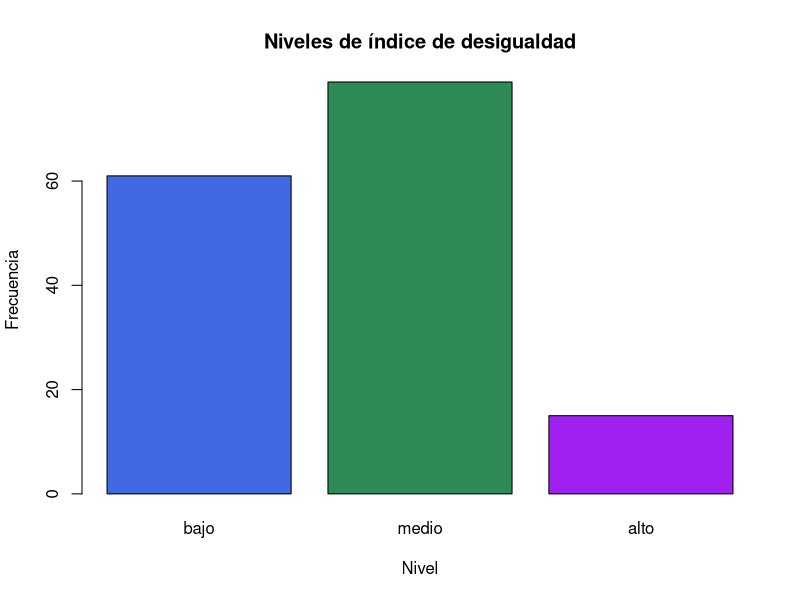
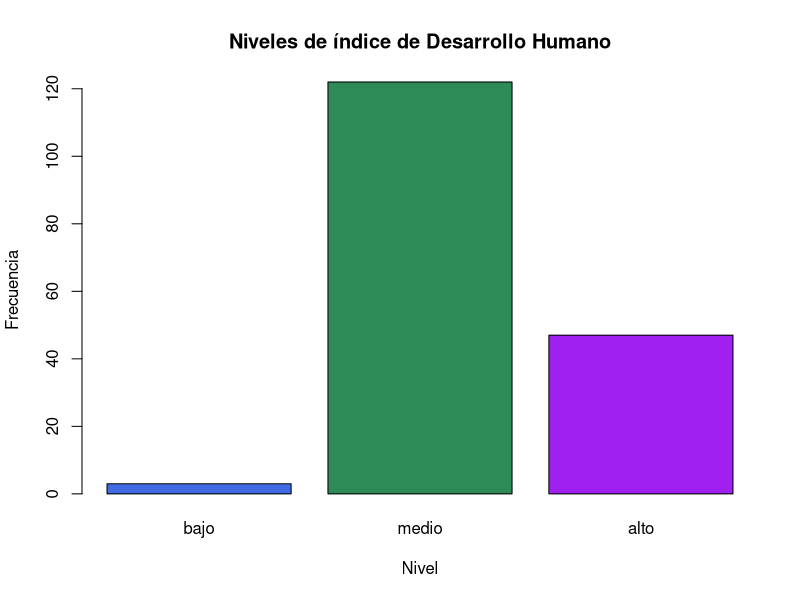
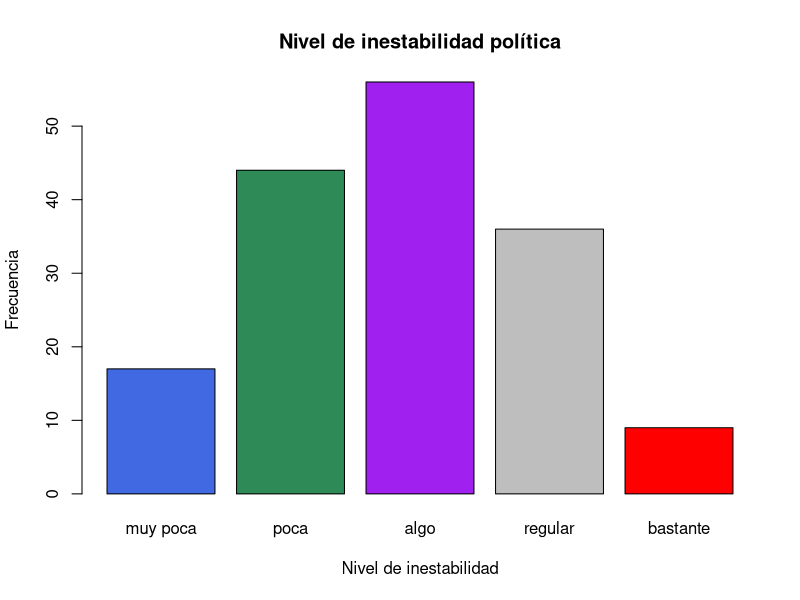
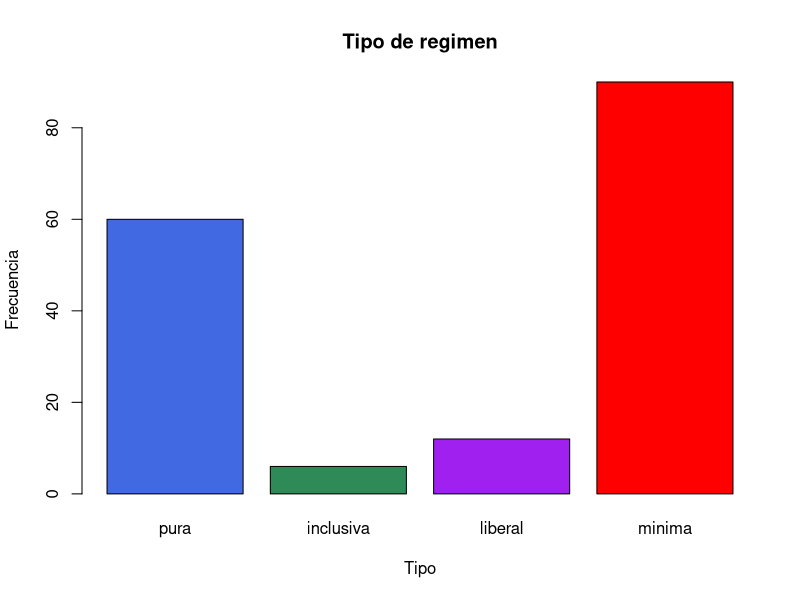

These figures' R source, in order:
## ---- chunk 1
knitr::opts_chunk$set(echo = TRUE)
## ---- chunk 2
library(rio)
library(readxl)
Base_de_datos <- read_excel("Base de datos.xlsx")
## ---- chunk 3
library(dplyr)

Base_de_datos$desigualdadord= cut(Base_de_datos$Desigualdad, breaks = c(0, 0.3, 0.6, 1), include.lowest = T, ordered_result = T, labels = c("bajo", "medio", "alto"))

table(Base_de_datos$desigualdadord)
## ---- chunk 4
plot(x = Base_de_datos$desigualdadord, main = "Niveles de índice de desigualdad",
     xlab = "Nivel", ylab = "Frecuencia", 
     col = c("royalblue", "seagreen", "purple", "red"))
## ---- chunk 5
library(dplyr)

Base_de_datos$desarrolloord= cut(Base_de_datos$`Desarrollo humano`, breaks = c(0, 0.4, 0.8, 1), include.lowest = T, ordered_result = T, labels = c("bajo", "medio", "alto"))

table(Base_de_datos$desarrolloord)
## ---- chunk 6
plot(x = Base_de_datos$desarrolloord, main = "Niveles de índice de Desarrollo Humano",
     xlab = "Nivel", ylab = "Frecuencia", 
     col = c("royalblue", "seagreen", "purple", "red"))
## ---- chunk 7
library(dplyr)

Base_de_datos$Inestabilidadord= cut(Base_de_datos$Inestabilidad, breaks = c(0, 1, 2, 3, 4, 5), include.lowest = T, ordered_result = T, labels = c("muy poca", "poca", "algo", "regular", "bastante"))

table(Base_de_datos$Inestabilidadord)

## ---- chunk 8

plot(x = Base_de_datos$Inestabilidadord, main = "Nivel de inestabilidad política",
     xlab = "Nivel de inestabilidad", ylab = "Frecuencia", 
     col = c("royalblue", "seagreen", "purple", "grey", "red"))

## ---- chunk 9
str(Base_de_datos$Regimen)
Base_de_datos$Regimen= factor(Base_de_datos$Regimen, labels = c("pura", "inclusiva", "liberal", "minima"))

table(Base_de_datos$Regimen)
## ---- chunk 10
plot(x = Base_de_datos$Regimen, main = "Tipo de regimen",
     xlab = "Tipo", ylab = "Frecuencia", 
     col = c("royalblue", "seagreen", "purple", "red"))
